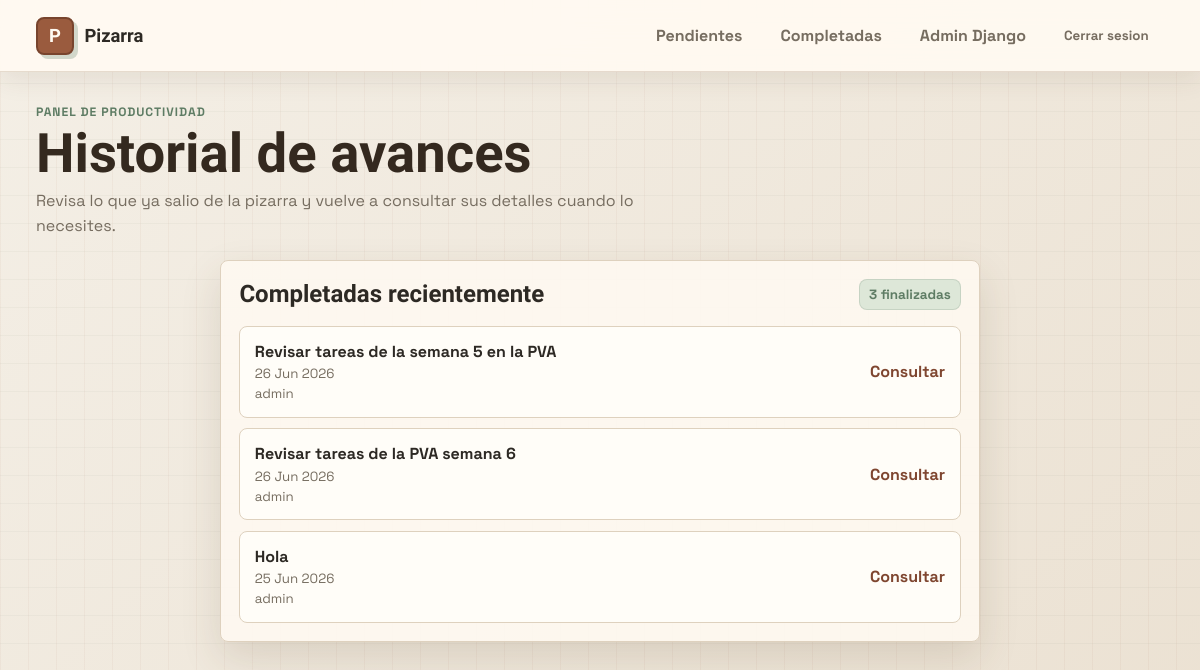
Before: /completadas/ (signed in) with the older database file.
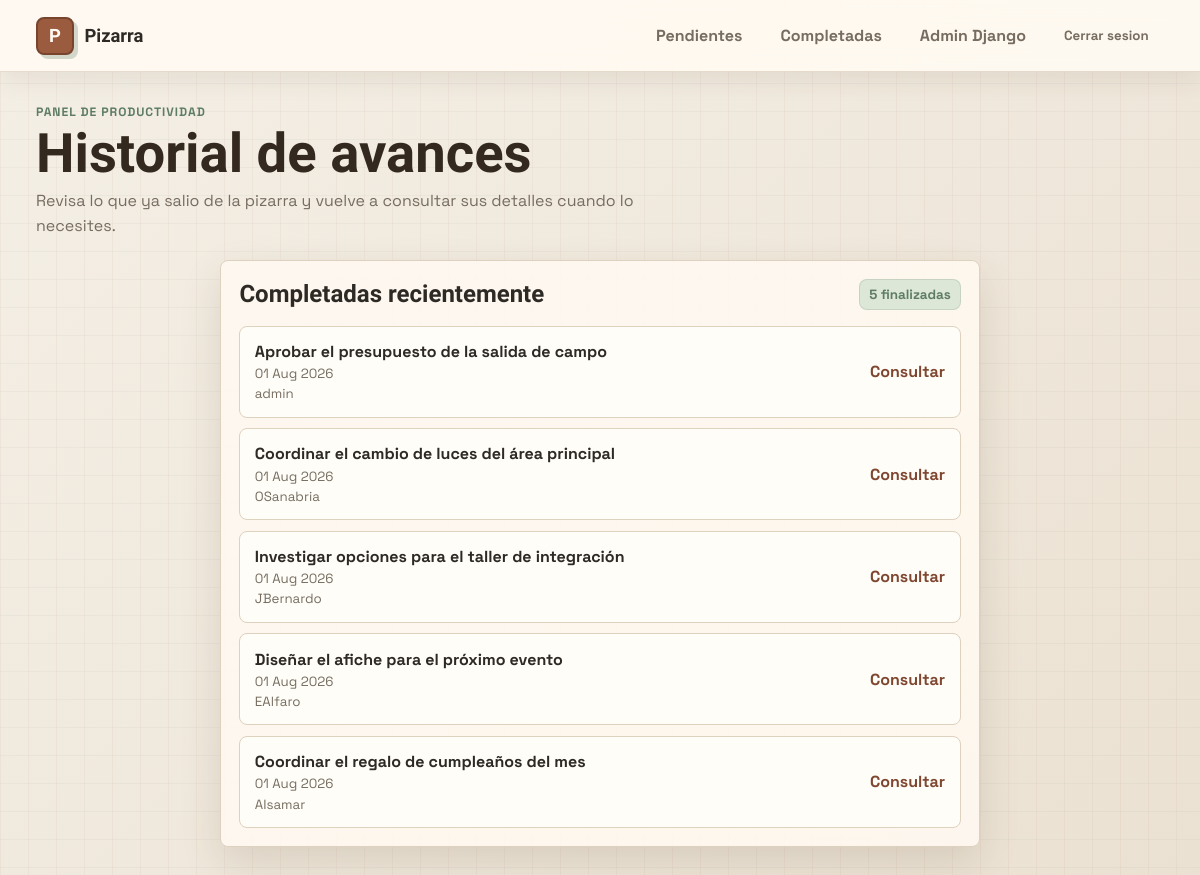
After: the same page with the newer database file.
### tareas/models.py (models this page shows, shortened)
class PostIt(models.Model):
	COLORES_CHOICES = [
		('#fff740', 'Amarillo'),
		('#ff7eb9', 'Rosa'),
		('#7afcff', 'Azul'),
		('#98ff98', 'Verde'),
	]
	titulo = models.CharField(max_length=100)
	contenido = models.TextField(blank=True)
	color = models.CharField(max_length=7, choices=COLORES_CHOICES, default='#fff740')
	creado_el = models.DateTimeField(auto_now_add=True)
	completada = models.BooleanField(default=False)
	asignado_a = models.ForeignKey(User, on_delete=models.CASCADE, related_name='postits')

### tareas/views.py (the view)
# urls.py: path('completadas/', views.historial_completadas, name='historial_completadas'),
@login_required
def historial_completadas(request):
	postits_completados = _postits_completados(request.user)
	return render(request, 'completadas.html', {'postits': postits_completados})

### tareas/views.py (called while the page is built)
def _postits_visibles(user):
	queryset = PostIt.objects.all()
	if not user.is_superuser:
		queryset = queryset.filter(asignado_a=user)
	return queryset

def _postits_completados(user):
	return _postits_visibles(user).filter(completada=True).order_by('-creado_el')

### tareas/templates/completadas.html (shortened to what this page needs)
{% extends 'base.html' %}
{% block hero_title %}Historial de avances{% endblock %}
{% block hero_subtitle %}Revisa lo que ya salio de la pizarra y vuelve a consultar sus detalles cuando lo necesites.{% endblock %}
{% block content %}
<section class="single-panel-wrap">
    <section class="panel">
        <div class="panel-head">
            <h2>Completadas recientemente</h2>
            <span class="counter">{{ postits|length }} finalizadas</span>
        </div>
        <ul class="done-list">
            {% for nota in postits %}
            <li>
                <a href="{% url 'detalle_completada' nota.id %}" class="done-link">
                    <div>
                        <strong>{{ nota.titulo }}</strong>
                        <small>{{ nota.creado_el|date:"d M Y" }}</small>
                        {% if user.is_superuser and nota.asignado_a %}
                        <small>{{ nota.asignado_a.get_username }}</small>
                        {% endif %}
                    </div>
                    <span>Consultar</span>
                </a>
            </li>
            {% empty %}
            <li class="empty-inline">Todavia no hay tareas finalizadas en el historial.</li>
            {% endfor %}
        </ul>
    </section>
</section>
{% endblock %}

### tareas/templates/base.html (shortened to what this page needs)
{% load static %}
<!DOCTYPE html>
<html lang="es">
<head>
    <link rel="stylesheet" href="{% static 'css/estilos.css' %}">
</head>
<body>
    <header class="topbar">
        <div class="topbar-inner">
            <a href="{% url 'pizarra' %}" class="brand">
                <span class="brand-mark">P</span>
                <span>Pizarra</span>
            </a>
            <nav class="top-nav">
                {% if user.is_authenticated %}
                    <a href="{% url 'pizarra' %}" class="nav-link">Pendientes</a>
                    <a href="{% url 'historial_completadas' %}" class="nav-link">Completadas</a>
                    {% if user.is_superuser %}
                    <a href="{% url 'admin:index' %}" class="nav-link">Admin Django</a>
                    {% endif %}
                    <form method="POST" action="{% url 'logout' %}" class="logout-form">
                        <button type="submit" class="nav-link nav-button">Cerrar sesion</button>
                    </form>
                {% else %}
                    <a href="{% url 'login' %}" class="nav-link">Login</a>
                {% endif %}
            </nav>
        </div>
    </header>
    <div class="page-wrap">
        <main class="content-scroll">
            <section class="page-intro">
                <p class="eyebrow">Panel de productividad</p>
                <h1>{% block hero_title %}Pizarra{% endblock %}</h1>
                <p class="hero-subtitle">{% block hero_subtitle %}Organiza pendientes sin perder contexto.{% endblock %}</p>
            </section>
            {% block content %}{% endblock %}
        </main>
    </div>
</body>
</html>

### tareas/static/css/estilos.css (style rules this page uses)
:root { --bg: #f4efe6; --bg-warm: #ebe1d2; --surface: #fffaf2; --surface-soft: #f8f0e3; --surface-strong: #fffdf8; --text: #2d2924; --muted: #766d60; --line: #ded1be; --primary: #9a5b3e; --primary-strong: #7f4630; --accent: #5e7c64; --accent-soft: #dde7d8; --danger: #b5534f; --danger-soft: #f2d7d3; --radius: 8px; --shadow: 0 16px 40px rgba(86, 61, 38, 0.14); --topbar-height: 72px; }
* { box-sizing: border-box; }
html, body { height: 100%; }
body { margin: 0; color: var(--text); font-family: 'Space Grotesk', sans-serif; background: linear-gradient(90deg, rgba(154, 91, 62, 0.05) 1px, transparent 1px), linear-gradient(0deg, rgba(94, 124, 100, 0.05) 1px, transparent 1px), linear-gradient(135deg, var(--bg), var(--bg-warm)); background-size: 28px 28px, 28px 28px, auto; overflow: hidden; }
h1, h2, h3 { margin: 0; font-family: 'Bricolage Grotesque', sans-serif; letter-spacing: 0; }
a { color: inherit; }
.topbar { position: fixed; inset: 0 0 auto; height: var(--topbar-height); z-index: 10; background: rgba(255, 250, 242, 0.94); border-bottom: 1px solid rgba(128, 96, 62, 0.2); box-shadow: 0 8px 26px rgba(82, 55, 31, 0.09); backdrop-filter: blur(16px); -webkit-backdrop-filter: blur(16px); }
.topbar-inner { width: min(1180px, 94%); height: 100%; margin: 0 auto; display: flex; align-items: center; justify-content: space-between; gap: 1rem; }
.brand { display: inline-flex; align-items: center; gap: 0.65rem; color: var(--text); text-decoration: none; font-family: 'Bricolage Grotesque', sans-serif; font-size: 1.15rem; font-weight: 800; }
.brand-mark { width: 38px; height: 38px; display: inline-grid; place-items: center; color: #fffaf2; background: var(--primary); border: 2px solid #78442d; border-radius: 8px; box-shadow: 4px 4px 0 rgba(94, 124, 100, 0.28); }
.top-nav { display: flex; align-items: center; gap: 0.45rem; }
.nav-link { min-height: 40px; display: inline-flex; align-items: center; justify-content: center; color: var(--muted); text-decoration: none; font-weight: 700; padding: 0.55rem 0.9rem; border-radius: 8px; border: 1px solid transparent; transition: 0.18s ease; }
.logout-form { margin: 0; }
.nav-button { background: transparent; font-family: inherit; cursor: pointer; }
.page-wrap { height: 100vh; padding-top: var(--topbar-height); }
.content-scroll { height: calc(100vh - var(--topbar-height)); overflow-y: auto; padding: 2rem max(3%, calc((100vw - 1180px) / 2)) 3rem; }
.page-intro { display: grid; gap: 0.45rem; margin-bottom: 1.35rem; }
.page-intro h1 { font-size: clamp(2rem, 5vw, 3.4rem); line-height: 1; color: #34291f; }
.eyebrow { margin: 0; color: var(--accent); font-weight: 800; text-transform: uppercase; letter-spacing: 0.08em; font-size: 0.76rem; }
.hero-subtitle { margin: 0; color: var(--muted); max-width: 62ch; line-height: 1.55; }
.panel { background: rgba(255, 250, 242, 0.88); border: 1px solid var(--line); border-radius: var(--radius); box-shadow: var(--shadow); padding: 1.15rem; }
.panel-head { display: flex; justify-content: space-between; align-items: center; gap: 0.8rem; margin-bottom: 1rem; }
.counter { color: var(--accent); background: var(--accent-soft); border: 1px solid rgba(94, 124, 100, 0.18); border-radius: 8px; padding: 0.35rem 0.55rem; font-size: 0.84rem; font-weight: 700; white-space: nowrap; }
.single-panel-wrap { max-width: 760px; margin: 0 auto; }
.done-list { list-style: none; margin: 0; padding: 0; display: grid; gap: 0.65rem; }
.done-link { text-decoration: none; color: var(--text); background: var(--surface-strong); border: 1px solid var(--line); border-radius: 8px; padding: 0.9rem; display: flex; justify-content: space-between; align-items: center; gap: 1rem; transition: 0.18s ease; }
.done-link small { display: block; color: var(--muted); margin-top: 0.2rem; }
.done-link span { color: var(--primary-strong); font-weight: 800; white-space: nowrap; }

Changed rows visible on the page:
removed PostIt: titulo "Revisar tareas de la semana 5 en la PVA", creado_el "26 Jun 2026", asignado_a.get_username "admin"
removed PostIt: titulo "Revisar tareas de la PVA semana 6", creado_el "26 Jun 2026", asignado_a.get_username "admin"
removed PostIt: titulo "Hola", creado_el "25 Jun 2026", asignado_a.get_username "admin"
added PostIt: titulo "Aprobar el presupuesto de la salida de campo", creado_el "01 Aug 2026", asignado_a.get_username "admin"
added PostIt: titulo "Coordinar el cambio de luces del área principal", creado_el "01 Aug 2026", asignado_a.get_username "OSanabria"
added PostIt: titulo "Investigar opciones para el taller de integración", creado_el "01 Aug 2026", asignado_a.get_username "JBernardo"
added PostIt: titulo "Diseñar el afiche para el próximo evento", creado_el "01 Aug 2026", asignado_a.get_username "EAlfaro"
added PostIt: titulo "Coordinar el regalo de cumpleaños del mes", creado_el "01 Aug 2026", asignado_a.get_username "AIsamar"
Other visible differences:
{{ postits|length }}: "3" → "5"
